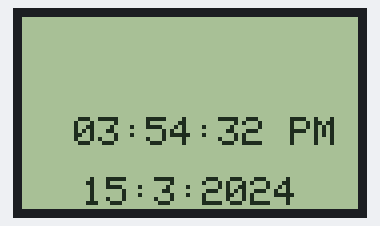
Bench run of a sketch on a simulated ESP8266 (NodeMCU). On the bench: 84×48 one-colour display. WiFi joins after 1.5 s; servers stay silent unless stated; network time is answered at once with the bench clock; the local clock reads 2024-03-15 10:24:30 at power-on unless the sketch sets it.

Above: at 2.1 s.
At 6.2 s:
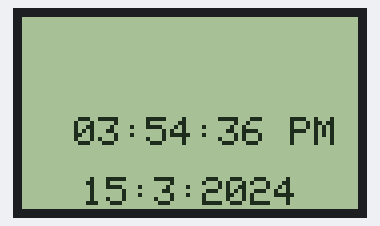
At 11.3 s:
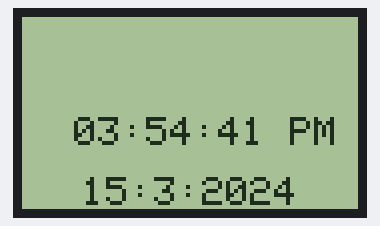
At 20.4 s:
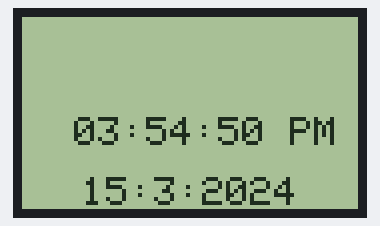
At 29.5 s:
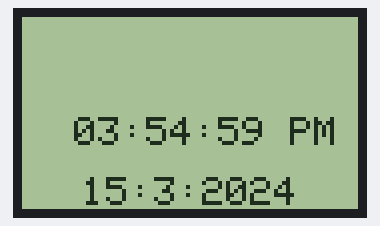
At 38.6 s:
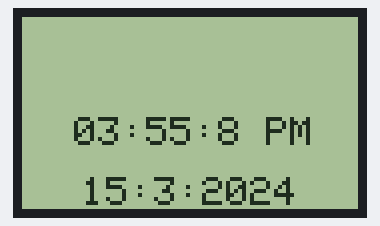

The sketch:

NTP_Date_Time.ino
```cpp
#include <Time.h>
#include <TimeLib.h>
#include <NTPClient.h>
#include <ESP8266WiFi.h>
#include <WiFiUdp.h>
#include <SPI.h>
#include <Adafruit_GFX.h>
#include <Adafruit_PCD8544.h>

const char *ssid     = "***********";
const char *password = "***********";

Adafruit_PCD8544 display = Adafruit_PCD8544(D4, D3, D2, D1, D0); // Nokia 5110 LCD module connections (CLK, DIN, D/C, CS, RST)
int DAY, MONTH, YEAR, SECONDS, HOURS ,MINUTES;
long int time_now;
WiFiUDP ntpUDP;
NTPClient timeClient(ntpUDP);

void setup() {
  Serial.begin(9600);
  WiFi.begin(ssid, password);
  display.begin();
  display.clearDisplay();
  display.setContrast(50);              // Adjust for your display
  display.setTextColor(BLACK);
  display.display();
  delay(2000);
  while ( WiFi.status() != WL_CONNECTED ) {
    delay ( 500 );
    Serial.print ( "." );
  }

  timeClient.begin();
}

void loop() {
  timeClient.update();
  time_now = timeClient.getEpochTime() + (19800); //5 hours 30 minutes = 19800s (India is GMT+5:30)
  DAY = day(time_now);
  MONTH = month(time_now);
  YEAR = year(time_now);
  HOURS = hourFormat12(time_now);
  MINUTES = minute(time_now);
  SECONDS = second(time_now);
  LCD_DISPLAY(String(DAY), String(MONTH), String(YEAR));
  display.display();
  delay(1000);
}

void LCD_DISPLAY(String DAY, String MONTH, String YEAR)
{
  display.clearDisplay();
  display.setTextSize(1);
  display.setTextColor(BLACK);
  display.setCursor(13,25); //(0,5)
  if (HOURS > 9){
    if(isPM(time_now))
        display.println(String(HOURS) + ":" + String(MINUTES) + ":" + String(SECONDS) + " " + "PM");
    else
        display.println(String(HOURS) + ":" + String(MINUTES) + ":" + String(SECONDS) + " " + "AM");
  }
  else if (HOURS < 10){
    if(isPM(time_now))
        display.println("0" + String(HOURS) + ":" + String(MINUTES) + ":" + String(SECONDS) + " " + "PM");
    else
        display.println("0" + String(HOURS) + ":" + String(MINUTES) + ":" + String(SECONDS) + " " + "AM");
  }
  display.setTextSize(1);
  display.setTextColor(BLACK);
  display.setCursor(15, 40);
  display.println(DAY + ":" + MONTH + ":" + YEAR);
}
```

Measured:
- what the display in image 0 shows lasts 1.0 s, from 2.1 s to 3.1 s
